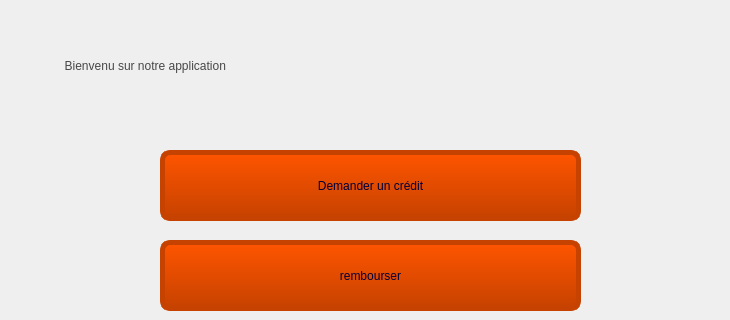
    <widget class="QWidget" name="page_9">
     <widget class="QLabel" name="label_3">
      <property name="geometry">
       <rect>
        <x>40</x>
        <y>20</y>
        <width>681</width>
        <height>91</height>
       </rect>
      </property>
      <property name="styleSheet">
       <string notr="true">color: rgb(71, 71, 71);

 border: none;
font: 26pt &quot;Sitka Small&quot;;
padding:15px;</string>
      </property>
      <property name="text">
       <string>  Bienvenu sur notre application</string>
      </property>
     </widget>
     <widget class="QPushButton" name="pushButton_2">
      <property name="geometry">
       <rect>
        <x>160</x>
        <y>240</y>
        <width>421</width>
        <height>71</height>
       </rect>
      </property>
      <property name="cursor">
       <cursorShape>OpenHandCursor</cursorShape>
      </property>
      <property name="styleSheet">
       <string notr="true">color: rgb(0, 0, 58);
 border: none;
font: 18pt &quot;Sitka Small&quot;;
padding:10px 15px;
background-color: qlineargradient(x1: 0, y1: 0, x2: 0, y2: 1, stop: 0  rgb(255, 85, 0), stop: 1 rgb(198, 66, 0));
border-style: solid;
border-color: rgb(198, 66, 0);
border-width: 5px;
border-radius: 10px;</string>
      </property>
      <property name="text">
       <string>rembourser</string>
      </property>
     </widget>
     <widget class="QPushButton" name="pushButton_8">
      <property name="geometry">
       <rect>
        <x>160</x>
        <y>150</y>
        <width>421</width>
        <height>71</height>
       </rect>
      </property>
      <property name="cursor">
       <cursorShape>OpenHandCursor</cursorShape>
      </property>
      <property name="styleSheet">
       <string notr="true">color: rgb(0, 0, 58);
 border: none;
font: 18pt &quot;Sitka Small&quot;;
padding:10px 15px;
background-color: qlineargradient(x1: 0, y1: 0, x2: 0, y2: 1, stop: 0  rgb(255, 85, 0), stop: 1 rgb(198, 66, 0));
border-style: solid;
border-color: rgb(198, 66, 0);
border-width: 5px;
border-radius: 10px;</string>
      </property>
      <property name="text">
       <string>Demander un crédit</string>
      </property>
     </widget>
    </widget>
